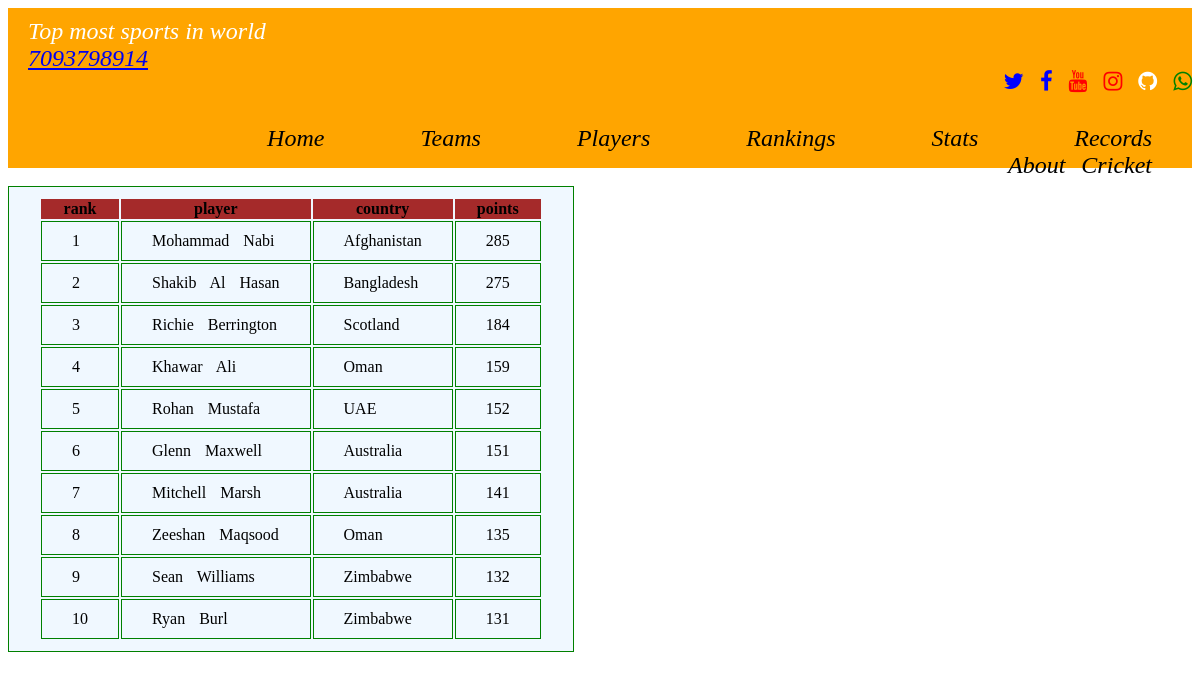
Page /web/icc_t20allrounder_team on the committed database.
### web/models.py (models this page shows)
class TallrounderRankings(models.Model):
    rank=models.IntegerField()
    player=models.CharField(max_length=80)
    country=models.CharField(max_length=80)
    points=models.IntegerField()

### web/views.py (the view)
# urls.py: path('icc_t20allrounder_team',views.icc_t20allrounder_team,name='icc_t20allrounder_team'),
def icc_t20allrounder_team(request):
    bs=TallrounderRankings.objects.all
    return render(request,'web/icc_t20allrounder_team.html',{'access_records':bs})

### template/web/icc_t20allrounder_team.html (shortened to what this page needs)
<!DOCTYPE html>
{% extends "web/all.html" %}
{% load static %}
{% block body_block %}
<body >
    <div class="body">
         <table>
         <div class="dhana">
                <tr>
                  <th colspan="0">rank</th>
                  <th colspan="0">player</th>
                  <th colspan="1">country</th>
                  <th colspan="1">points</th>
                </tr>
                {% for acc in access_records %}
                <tr>
                  <td>{{ acc.rank }}</td>
                  <td>{{ acc.player }}</td>
                  <td>{{ acc.country }}</td>
                  <td>{{ acc.points }}</td>
                </tr>
                {% endfor %}
    </div></table>
        {% endblock %}

### static/images/css/style.css (style rules this page uses)
table,td { border: 1px solid green; background-color: aliceblue; word-spacing: 10px; padding: 10px 30px 10px 30px; color: black; }
th { background-color: brown; }

### rows in the picture
TallrounderRankings: rank "1", player "Mohammad Nabi", country "Afghanistan", points "285"
TallrounderRankings: rank "2", player "Shakib Al Hasan", country "Bangladesh", points "275"
TallrounderRankings: rank "3", player "Richie Berrington", country "Scotland", points "184"
TallrounderRankings: rank "4", player "Khawar Ali", country "Oman", points "159"
TallrounderRankings: rank "5", player "Rohan Mustafa", country "UAE", points "152"
TallrounderRankings: rank "6", player "Glenn Maxwell", country "Australia", points "151"
TallrounderRankings: rank "7", player "Mitchell Marsh", country "Australia", points "141"
TallrounderRankings: rank "8", player "Zeeshan Maqsood", country "Oman", points "135"
TallrounderRankings: rank "9", player "Sean Williams", country "Zimbabwe", points "132"
TallrounderRankings: rank "10", player "Ryan Burl", country "Zimbabwe", points "131"
